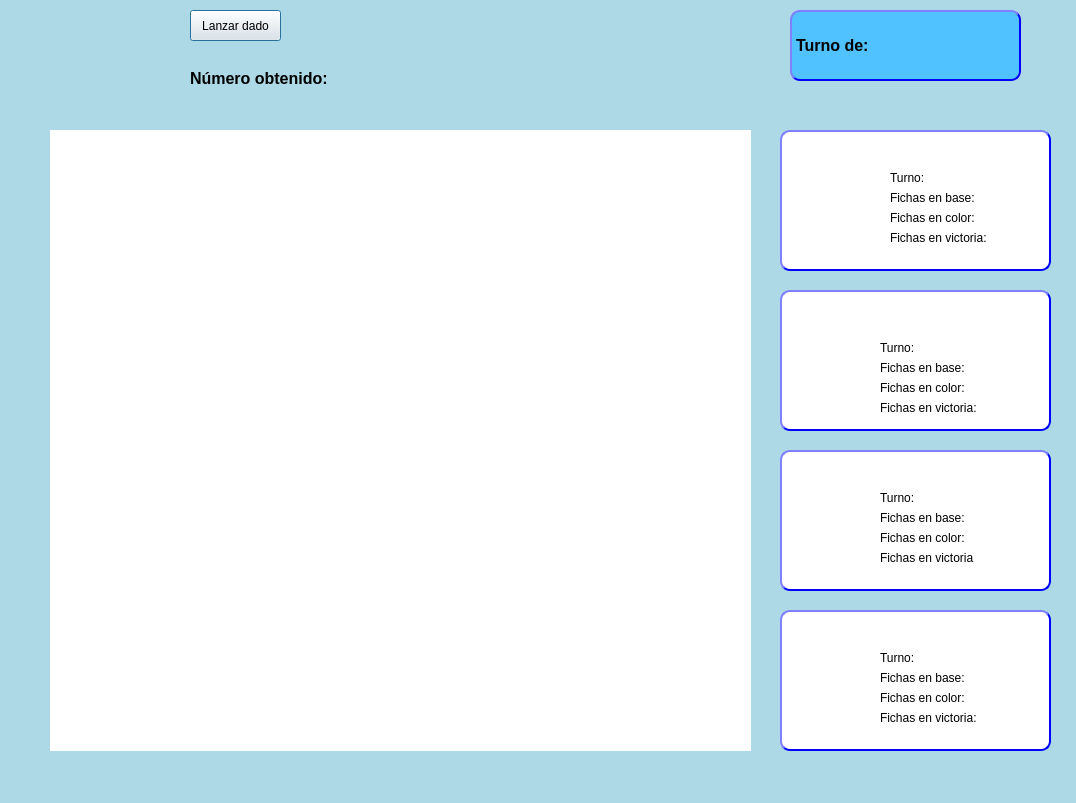
<?xml version="1.0" encoding="UTF-8"?>
<ui version="4.0">
 <class>Dialog</class>
 <widget class="QDialog" name="Dialog">
  <property name="geometry">
   <rect>
    <x>0</x>
    <y>0</y>
    <width>1076</width>
    <height>803</height>
   </rect>
  </property>
  <property name="windowTitle">
   <string>Dialog</string>
  </property>
  <widget class="QLabel" name="label">
   <property name="geometry">
    <rect>
     <x>0</x>
     <y>0</y>
     <width>1081</width>
     <height>811</height>
    </rect>
   </property>
   <property name="styleSheet">
    <string notr="true">background: lightblue</string>
   </property>
   <property name="text">
    <string/>
   </property>
  </widget>
  <widget class="QLabel" name="label_tablero">
   <property name="geometry">
    <rect>
     <x>50</x>
     <y>130</y>
     <width>701</width>
     <height>621</height>
    </rect>
   </property>
   <property name="styleSheet">
    <string notr="true">background: white</string>
   </property>
   <property name="text">
    <string/>
   </property>
   <property name="pixmap">
    <pixmap>../../Sprites/Juego/tablero.png</pixmap>
   </property>
   <property name="scaledContents">
    <bool>true</bool>
   </property>
  </widget>
  <widget class="QLabel" name="label_turno_jugador_username">
   <property name="geometry">
    <rect>
     <x>790</x>
     <y>10</y>
     <width>231</width>
     <height>71</height>
    </rect>
   </property>
   <property name="font">
    <font>
     <pointsize>12</pointsize>
     <weight>75</weight>
     <bold>true</bold>
    </font>
   </property>
   <property name="styleSheet">
    <string notr="true">color:black;
background-color:rgb(79, 194, 255);
border-style:outset;
border-width:2px;
border-radius:10px;
border-color: blue</string>
   </property>
   <property name="text">
    <string>Turno de: </string>
   </property>
  </widget>
  <widget class="QLabel" name="label_jugador_2">
   <property name="geometry">
    <rect>
     <x>780</x>
     <y>130</y>
     <width>271</width>
     <height>141</height>
    </rect>
   </property>
   <property name="font">
    <font>
     <pointsize>12</pointsize>
     <weight>75</weight>
     <bold>true</bold>
    </font>
   </property>
   <property name="styleSheet">
    <string notr="true">color:black;
background-color: rgb(255, 255, 255);
border-style:outset;
border-width:2px;
border-radius:10px;
border-color: blue</string>
   </property>
   <property name="text">
    <string/>
   </property>
  </widget>
  <widget class="QLabel" name="label_jugador_3">
   <property name="geometry">
    <rect>
     <x>780</x>
     <y>290</y>
     <width>271</width>
     <height>141</height>
    </rect>
   </property>
   <property name="font">
    <font>
     <pointsize>12</pointsize>
     <weight>75</weight>
     <bold>true</bold>
    </font>
   </property>
   <property name="styleSheet">
    <string notr="true">color:black;
background-color: rgb(255, 255, 255);
border-style:outset;
border-width:2px;
border-radius:10px;
border-color: blue</string>
   </property>
   <property name="text">
    <string/>
   </property>
  </widget>
  <widget class="QLabel" name="label_jugador_4">
   <property name="geometry">
    <rect>
     <x>780</x>
     <y>450</y>
     <width>271</width>
     <height>141</height>
    </rect>
   </property>
   <property name="font">
    <font>
     <pointsize>12</pointsize>
     <weight>75</weight>
     <bold>true</bold>
    </font>
   </property>
   <property name="styleSheet">
    <string notr="true">color:black;
background-color: rgb(255, 255, 255);
border-style:outset;
border-width:2px;
border-radius:10px;
border-color: blue</string>
   </property>
   <property name="text">
    <string/>
   </property>
  </widget>
  <widget class="QLabel" name="label_jugador_5">
   <property name="geometry">
    <rect>
     <x>780</x>
     <y>610</y>
     <width>271</width>
     <height>141</height>
    </rect>
   </property>
   <property name="font">
    <font>
     <pointsize>12</pointsize>
     <weight>75</weight>
     <bold>true</bold>
    </font>
   </property>
   <property name="styleSheet">
    <string notr="true">color:black;
background-color: rgb(255, 255, 255);
border-style:outset;
border-width:2px;
border-radius:10px;
border-color: blue</string>
   </property>
   <property name="text">
    <string/>
   </property>
  </widget>
  <widget class="QLabel" name="label_3">
   <property name="geometry">
    <rect>
     <x>60</x>
     <y>10</y>
     <width>101</width>
     <height>101</height>
    </rect>
   </property>
   <property name="text">
    <string/>
   </property>
   <property name="pixmap">
    <pixmap>../../Sprites/Logos/dado.png</pixmap>
   </property>
   <property name="scaledContents">
    <bool>true</bool>
   </property>
  </widget>
  <widget class="QPushButton" name="boton_lanzar_dado">
   <property name="geometry">
    <rect>
     <x>190</x>
     <y>10</y>
     <width>91</width>
     <height>31</height>
    </rect>
   </property>
   <property name="text">
    <string>Lanzar dado</string>
   </property>
  </widget>
  <widget class="QLabel" name="label_numero_obtenido_dado">
   <property name="geometry">
    <rect>
     <x>190</x>
     <y>70</y>
     <width>181</width>
     <height>16</height>
    </rect>
   </property>
   <property name="font">
    <font>
     <pointsize>12</pointsize>
     <weight>75</weight>
     <bold>true</bold>
    </font>
   </property>
   <property name="text">
    <string>Número obtenido: </string>
   </property>
  </widget>
  <widget class="QLabel" name="label_2">
   <property name="geometry">
    <rect>
     <x>280</x>
     <y>340</y>
     <width>231</width>
     <height>201</height>
    </rect>
   </property>
   <property name="text">
    <string/>
   </property>
   <property name="pixmap">
    <pixmap>../../Sprites/Logos/logo.png</pixmap>
   </property>
   <property name="scaledContents">
    <bool>true</bool>
   </property>
  </widget>
  <widget class="QLabel" name="label_5">
   <property name="geometry">
    <rect>
     <x>790</x>
     <y>180</y>
     <width>81</width>
     <height>71</height>
    </rect>
   </property>
   <property name="text">
    <string/>
   </property>
   <property name="pixmap">
    <pixmap>../../Sprites/Fichas/Simples/ficha-verde.png</pixmap>
   </property>
   <property name="scaledContents">
    <bool>true</bool>
   </property>
  </widget>
  <widget class="QLabel" name="label_8">
   <property name="geometry">
    <rect>
     <x>790</x>
     <y>660</y>
     <width>81</width>
     <height>71</height>
    </rect>
   </property>
   <property name="text">
    <string/>
   </property>
   <property name="pixmap">
    <pixmap>../../Sprites/Fichas/Simples/ficha-azul.png</pixmap>
   </property>
   <property name="scaledContents">
    <bool>true</bool>
   </property>
  </widget>
  <widget class="QLabel" name="label_6">
   <property name="geometry">
    <rect>
     <x>790</x>
     <y>340</y>
     <width>81</width>
     <height>71</height>
    </rect>
   </property>
   <property name="text">
    <string/>
   </property>
   <property name="pixmap">
    <pixmap>../../Sprites/Fichas/Simples/ficha-amarilla.png</pixmap>
   </property>
   <property name="scaledContents">
    <bool>true</bool>
   </property>
  </widget>
  <widget class="QLabel" name="label_9">
   <property name="geometry">
    <rect>
     <x>790</x>
     <y>500</y>
     <width>81</width>
     <height>71</height>
    </rect>
   </property>
   <property name="text">
    <string/>
   </property>
   <property name="pixmap">
    <pixmap>../../Sprites/Fichas/Simples/ficha-roja.png</pixmap>
   </property>
   <property name="scaledContents">
    <bool>true</bool>
   </property>
  </widget>
  <widget class="QLabel" name="label_turno_verde">
   <property name="geometry">
    <rect>
     <x>890</x>
     <y>170</y>
     <width>131</width>
     <height>16</height>
    </rect>
   </property>
   <property name="text">
    <string>Turno:</string>
   </property>
  </widget>
  <widget class="QLabel" name="label_fichas_base_verde">
   <property name="geometry">
    <rect>
     <x>890</x>
     <y>190</y>
     <width>131</width>
     <height>16</height>
    </rect>
   </property>
   <property name="text">
    <string>Fichas en base:</string>
   </property>
  </widget>
  <widget class="QLabel" name="label_fichas_color_verde">
   <property name="geometry">
    <rect>
     <x>890</x>
     <y>210</y>
     <width>121</width>
     <height>16</height>
    </rect>
   </property>
   <property name="text">
    <string>Fichas en color:</string>
   </property>
  </widget>
  <widget class="QLabel" name="label_fichas_victoria_verde">
   <property name="geometry">
    <rect>
     <x>890</x>
     <y>230</y>
     <width>131</width>
     <height>16</height>
    </rect>
   </property>
   <property name="text">
    <string>Fichas en victoria:</string>
   </property>
  </widget>
  <widget class="QLabel" name="label_jugador1">
   <property name="geometry">
    <rect>
     <x>870</x>
     <y>140</y>
     <width>91</width>
     <height>16</height>
    </rect>
   </property>
   <property name="font">
    <font>
     <pointsize>12</pointsize>
     <weight>75</weight>
     <bold>true</bold>
    </font>
   </property>
   <property name="text">
    <string/>
   </property>
  </widget>
  <widget class="QLabel" name="label_jugador2">
   <property name="geometry">
    <rect>
     <x>870</x>
     <y>300</y>
     <width>91</width>
     <height>16</height>
    </rect>
   </property>
   <property name="font">
    <font>
     <pointsize>12</pointsize>
     <weight>75</weight>
     <bold>true</bold>
    </font>
   </property>
   <property name="text">
    <string/>
   </property>
  </widget>
  <widget class="QLabel" name="label_turno_amarillo">
   <property name="geometry">
    <rect>
     <x>880</x>
     <y>340</y>
     <width>131</width>
     <height>16</height>
    </rect>
   </property>
   <property name="text">
    <string>Turno:</string>
   </property>
  </widget>
  <widget class="QLabel" name="label_fichas_base_amarillo">
   <property name="geometry">
    <rect>
     <x>880</x>
     <y>360</y>
     <width>121</width>
     <height>16</height>
    </rect>
   </property>
   <property name="text">
    <string>Fichas en base:</string>
   </property>
  </widget>
  <widget class="QLabel" name="label_fichas_color_amarillo">
   <property name="geometry">
    <rect>
     <x>880</x>
     <y>380</y>
     <width>121</width>
     <height>16</height>
    </rect>
   </property>
   <property name="text">
    <string>Fichas en color:</string>
   </property>
  </widget>
  <widget class="QLabel" name="label_fichas_victoria_amarillo">
   <property name="geometry">
    <rect>
     <x>880</x>
     <y>400</y>
     <width>121</width>
     <height>16</height>
    </rect>
   </property>
   <property name="text">
    <string>Fichas en victoria:</string>
   </property>
  </widget>
  <widget class="QLabel" name="label_jugador3">
   <property name="geometry">
    <rect>
     <x>870</x>
     <y>460</y>
     <width>91</width>
     <height>16</height>
    </rect>
   </property>
   <property name="font">
    <font>
     <pointsize>12</pointsize>
     <weight>75</weight>
     <bold>true</bold>
    </font>
   </property>
   <property name="text">
    <string/>
   </property>
  </widget>
  <widget class="QLabel" name="label_turno_rojo">
   <property name="geometry">
    <rect>
     <x>880</x>
     <y>490</y>
     <width>131</width>
     <height>16</height>
    </rect>
   </property>
   <property name="text">
    <string>Turno:</string>
   </property>
  </widget>
  <widget class="QLabel" name="label_fichas_base_rojo">
   <property name="geometry">
    <rect>
     <x>880</x>
     <y>510</y>
     <width>131</width>
     <height>16</height>
    </rect>
   </property>
   <property name="text">
    <string>Fichas en base:</string>
   </property>
  </widget>
  <widget class="QLabel" name="label_fichas_color_rojo">
   <property name="geometry">
    <rect>
     <x>880</x>
     <y>530</y>
     <width>131</width>
     <height>16</height>
    </rect>
   </property>
   <property name="text">
    <string>Fichas en color:</string>
   </property>
  </widget>
  <widget class="QLabel" name="label_fichas_victoria_rojo">
   <property name="geometry">
    <rect>
     <x>880</x>
     <y>550</y>
     <width>131</width>
     <height>16</height>
    </rect>
   </property>
   <property name="text">
    <string>Fichas en victoria</string>
   </property>
  </widget>
  <widget class="QLabel" name="label_jugador4">
   <property name="geometry">
    <rect>
     <x>870</x>
     <y>620</y>
     <width>91</width>
     <height>16</height>
    </rect>
   </property>
   <property name="font">
    <font>
     <pointsize>12</pointsize>
     <weight>75</weight>
     <bold>true</bold>
    </font>
   </property>
   <property name="text">
    <string/>
   </property>
  </widget>
  <widget class="QLabel" name="label_turno_azul">
   <property name="geometry">
    <rect>
     <x>880</x>
     <y>650</y>
     <width>131</width>
     <height>16</height>
    </rect>
   </property>
   <property name="text">
    <string>Turno:</string>
   </property>
  </widget>
  <widget class="QLabel" name="label_fichas_base_azul">
   <property name="geometry">
    <rect>
     <x>880</x>
     <y>670</y>
     <width>131</width>
     <height>16</height>
    </rect>
   </property>
   <property name="text">
    <string>Fichas en base:</string>
   </property>
  </widget>
  <widget class="QLabel" name="label_fichas_color_azul">
   <property name="geometry">
    <rect>
     <x>880</x>
     <y>690</y>
     <width>131</width>
     <height>16</height>
    </rect>
   </property>
   <property name="text">
    <string>Fichas en color:</string>
   </property>
  </widget>
  <widget class="QLabel" name="label_fichas_victoria_azul">
   <property name="geometry">
    <rect>
     <x>880</x>
     <y>710</y>
     <width>131</width>
     <height>16</height>
    </rect>
   </property>
   <property name="text">
    <string>Fichas en victoria:</string>
   </property>
  </widget>
  <widget class="QLabel" name="label_4">
   <property name="geometry">
    <rect>
     <x>200</x>
     <y>360</y>
     <width>61</width>
     <height>61</height>
    </rect>
   </property>
   <property name="text">
    <string/>
   </property>
   <property name="pixmap">
    <pixmap>../../Sprites/Juego/estrella.png</pixmap>
   </property>
   <property name="scaledContents">
    <bool>true</bool>
   </property>
  </widget>
  <widget class="QLabel" name="label_7">
   <property name="geometry">
    <rect>
     <x>90</x>
     <y>780</y>
     <width>121</width>
     <height>101</height>
    </rect>
   </property>
   <property name="text">
    <string/>
   </property>
  </widget>
  <widget class="QLabel" name="label_11">
   <property name="geometry">
    <rect>
     <x>390</x>
     <y>240</y>
     <width>121</width>
     <height>101</height>
    </rect>
   </property>
   <property name="text">
    <string/>
   </property>
  </widget>
  <widget class="QLabel" name="label_10">
   <property name="geometry">
    <rect>
     <x>540</x>
     <y>470</y>
     <width>61</width>
     <height>61</height>
    </rect>
   </property>
   <property name="text">
    <string/>
   </property>
   <property name="pixmap">
    <pixmap>../../Sprites/Juego/estrella.png</pixmap>
   </property>
   <property name="scaledContents">
    <bool>true</bool>
   </property>
  </widget>
  <widget class="QLabel" name="label_12">
   <property name="geometry">
    <rect>
     <x>420</x>
     <y>260</y>
     <width>61</width>
     <height>61</height>
    </rect>
   </property>
   <property name="text">
    <string/>
   </property>
   <property name="pixmap">
    <pixmap>../../Sprites/Juego/estrella.png</pixmap>
   </property>
   <property name="scaledContents">
    <bool>true</bool>
   </property>
  </widget>
  <widget class="QLabel" name="label_13">
   <property name="geometry">
    <rect>
     <x>60</x>
     <y>660</y>
     <width>91</width>
     <height>81</height>
    </rect>
   </property>
   <property name="text">
    <string/>
   </property>
   <property name="pixmap">
    <pixmap>../../Sprites/Fichas/Dobles/fichas-rojas.png</pixmap>
   </property>
   <property name="scaledContents">
    <bool>true</bool>
   </property>
  </widget>
  <widget class="QLabel" name="label_14">
   <property name="geometry">
    <rect>
     <x>60</x>
     <y>140</y>
     <width>91</width>
     <height>81</height>
    </rect>
   </property>
   <property name="text">
    <string/>
   </property>
   <property name="pixmap">
    <pixmap>../../Sprites/Fichas/Dobles/fichas-azules.png</pixmap>
   </property>
   <property name="scaledContents">
    <bool>true</bool>
   </property>
  </widget>
  <widget class="QLabel" name="label_15">
   <property name="geometry">
    <rect>
     <x>640</x>
     <y>140</y>
     <width>91</width>
     <height>81</height>
    </rect>
   </property>
   <property name="text">
    <string/>
   </property>
   <property name="pixmap">
    <pixmap>../../Sprites/Fichas/Dobles/fichas-amarillas.png</pixmap>
   </property>
   <property name="scaledContents">
    <bool>true</bool>
   </property>
  </widget>
  <widget class="QLabel" name="label_16">
   <property name="geometry">
    <rect>
     <x>640</x>
     <y>660</y>
     <width>91</width>
     <height>81</height>
    </rect>
   </property>
   <property name="text">
    <string/>
   </property>
   <property name="pixmap">
    <pixmap>../../Sprites/Fichas/Dobles/fichas-verdes.png</pixmap>
   </property>
   <property name="scaledContents">
    <bool>true</bool>
   </property>
  </widget>
 </widget>
 <resources/>
 <connections/>
</ui>
